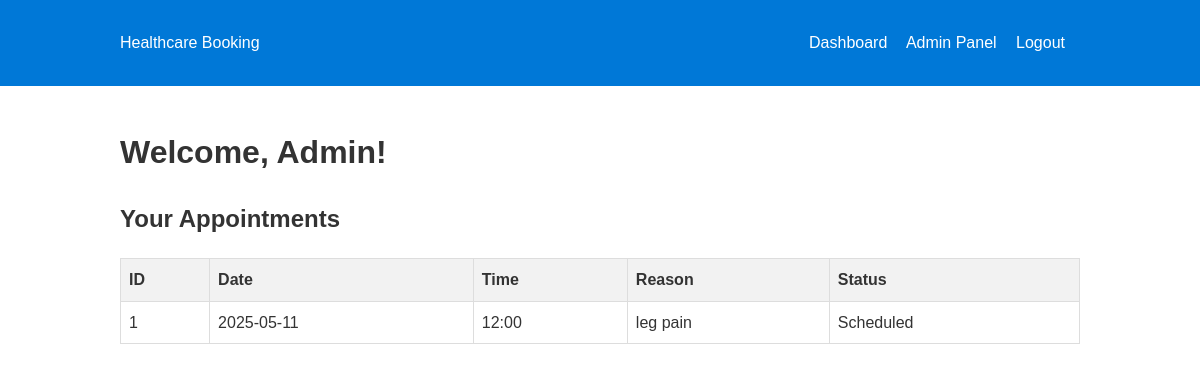
Page /dashboard (signed in) on the committed database.
### models.py (models this page shows)
class User(db.Model):
    id = db.Column(db.Integer, primary_key=True)
    username = db.Column(db.String(80), unique=True, nullable=False)
    password = db.Column(db.String(120), nullable=False)
    role = db.Column(db.String(20), nullable=False)  # 'patient' or 'doctor' or 'admin'
    name = db.Column(db.String(100), nullable=False)
    email = db.Column(db.String(120), unique=True, nullable=False)
    appointments = db.relationship(
        'Appointment',
        primaryjoin="User.id==Appointment.patient_id",
        backref=db.backref('patient', lazy=True),
        lazy=True
    )
    doctor_appointments = db.relationship(
        'Appointment',
        primaryjoin="User.id==Appointment.doctor_id",
        backref=db.backref('doctor', lazy=True),
        lazy=True
    )

class Appointment(db.Model):
    id = db.Column(db.Integer, primary_key=True)
    patient_id = db.Column(db.Integer, db.ForeignKey('user.id'), nullable=False)
    doctor_id = db.Column(db.Integer, db.ForeignKey('user.id'), nullable=False)
    date = db.Column(db.String(20), nullable=False)  # In real app, use DateTime
    time = db.Column(db.String(20), nullable=False)
    status = db.Column(db.String(20), default='Scheduled')  # Scheduled, Completed, Cancelled
    reason = db.Column(db.String(200))

### app.py (the view)
@app.route('/dashboard')
def dashboard():
    if 'user_id' not in session:
        return redirect(url_for('login'))
    user=User.query.get(session['user_id'])
    if user.role=='patient':
        appoint=Appointment.query.filter_by(patient_id=user.id).all()
    elif user.role=='doctor':
        appoint=Appointment.query.filter_by(doctor_id=user.id).all()
    else:
        appoint=Appointment.query.all()
    return render_template('dashboard.html',user=user,appointments=appoint)

### templates/dashboard.html (shortened to what this page needs)
{% extends "base.html" %}
{% block content %}
    <h1>Welcome, {{ user.name }}!</h1>
    <h2>Your Appointments</h2>
    {% if appointments %}
        <table>
            <tr>
                <th>ID</th>
                <th>Date</th>
                <th>Time</th>
                <th>Reason</th>
                <th>Status</th>
            </tr>
            {% for app in appointments %}
                <tr>
                    <td>{{ app.id }}</td>
                    <td>{{ app.date }}</td>
                    <td>{{ app.time }}</td>
                    <td>{{ app.reason }}</td>
                    <td>{{ app.status }}</td>
                </tr>
            {% endfor %}
        </table>
    {% else %}
        <p>No appointments found.</p>
    {% endif %}
{% endblock %}

### static/style.css (style rules this page uses)
body { font-family: Arial, sans-serif; line-height: 1.6; margin: 0; padding: 0; color: #333; }
table { width: 100%; border-collapse: collapse; margin-top: 20px; }
table th, table td { border: 1px solid #ddd; padding: 8px; text-align: left; }
table th { background-color: #f2f2f2; }

### rows in the picture
User: name "Admin"
Appointment: id "1", date "2025-05-11", time "12:00", reason "leg pain", status "Scheduled"
